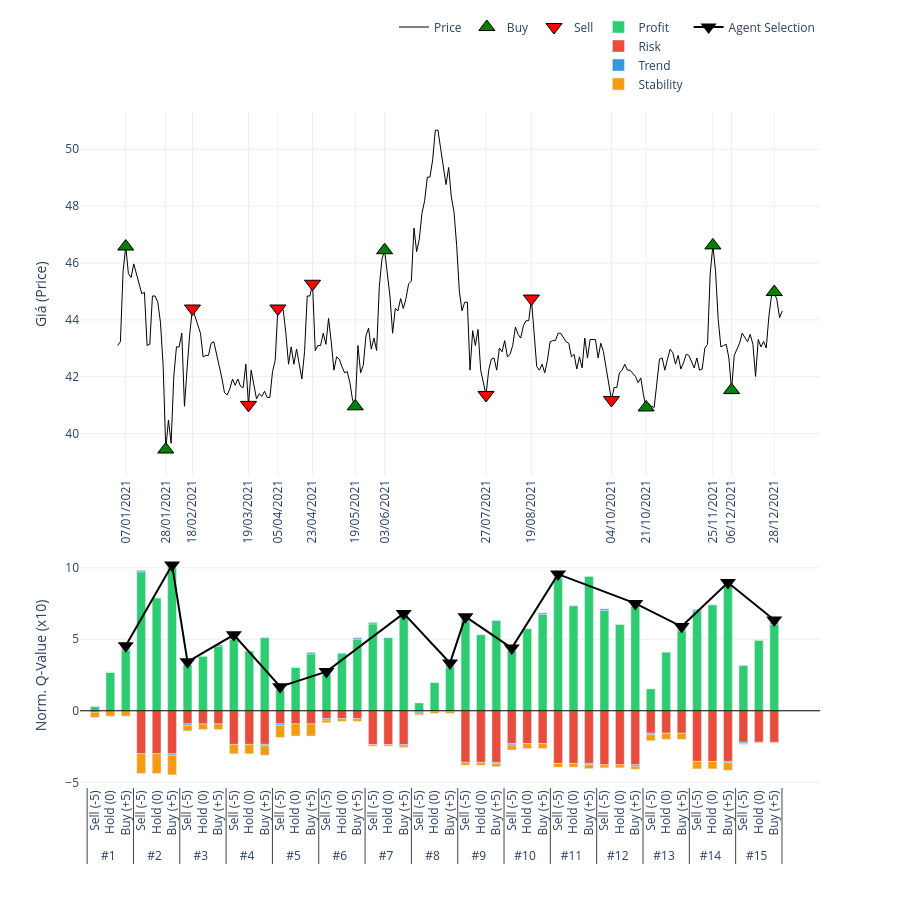

The notebook cell this image was saved under:
### Code cell
# 2. Gọi hàm vẽ (Truyền đúng tên biến vào)
plot_agent_reasoning_minimalist(
    ticker='VCB',                    # Tên mã cổ phiếu hiển thị trên tiêu đề
    df_price=df_processed_test_VCB,  # Dữ liệu giá
    actions=actions_VCB,             # Hành động thực tế
    q_history=q_values_history_VCB,      # Lịch sử Q-value (Input quan trọng)
    critical_indices=index_list_VCB,     # Danh sách các điểm cần vẽ
    scale=10                       # Thang đo hiển thị (để cột cao khoảng 50 đơn vị cho đẹp)
)

### Figure 1 — Plotly figure (JSON) as saved in the notebook; plotly's stock layout.template omitted (floating-point values rounded to 4 significant figures; data arrays with more than 128 entries replaced by an {"elided": "..."} marker saying what was removed)
{"data": [{"hoverinfo": "x+y", "line": {"color": "black", "width": 1}, "mode": "lines", "name": "Price", "type": "scatter", "x": {"elided": "250 str values"}, "xaxis": "x", "y": {"elided": "250 float values"}, "yaxis": "y"}, {"marker": {"color": "green", "line": {"color": "black", "width": 1}, "size": 14, "symbol": "triangle-up"}, "mode": "markers", "name": "Buy", "type": "scatter", "x": ["07/01/2021", "28/01/2021", "19/05/2021", "03/06/2021", "21/10/2021", "25/11/2021", "06/12/2021", "28/12/2021"], "xaxis": "x", "y": [46.58, 39.44, 40.96, 46.45, 40.92, 46.62, 41.53, 44.98], "yaxis": "y"}, {"marker": {"color": "red", "line": {"color": "black", "width": 1}, "size": 14, "symbol": "triangle-down"}, "mode": "markers", "name": "Sell", "type": "scatter", "x": ["18/02/2021", "19/03/2021", "05/04/2021", "23/04/2021", "27/07/2021", "19/08/2021", "04/10/2021"], "xaxis": "x", "y": [44.4, 41.01, 44.4, 45.27, 41.36, 44.75, 41.18], "yaxis": "y"}, {"marker": {"color": "#f1c40f", "line": {"color": "black", "width": 1}, "size": 10, "symbol": "circle"}, "mode": "markers", "name": "Hold", "type": "scatter", "x": [], "xaxis": "x", "y": [], "yaxis": "y"}, {"legendgroup": "comp", "marker": {"color": "#2ecc71"}, "name": "Profit", "type": "bar", "x": [["#1", "#1", "#1", "#2", "#2", "#2", "#3", "#3", "#3", "#4", "#4", "#4", "#5", "#5", "#5", "#6", "#6", "#6", "#7", "#7", "#7", "#8", "#8", "#8", "#9", "#9", "#9", "#10", "#10", "#10", "#11", "#11", "#11", "#12", "#12", "#12", "#13", "#13", "#13", "#14", "#14", "#14", "#15", "#15", "#15"], ["Sell (-5)", "Hold (0)", "Buy (+5)", "Sell (-5)", "Hold (0)", "Buy (+5)", "Sell (-5)", "Hold (0)", "Buy (+5)", "Sell (-5)", "Hold (0)", "Buy (+5)", "Sell (-5)", "Hold (0)", "Buy (+5)", "Sell (-5)", "Hold (0)", "Buy (+5)", "Sell (-5)", "Hold (0)", "Buy (+5)", "Sell (-5)", "Hold (0)", "Buy (+5)", "Sell (-5)", "Hold (0)", "Buy (+5)", "Sell (-5)", "Hold (0)", "Buy (+5)", "Sell (-5)", "Hold (0)", "Buy (+5)", "Sell (-5)", "Hold (0)", "Buy (+5)", "Sell (-5)", "Hold (0)", "Buy (+5)", "Sell (-5)", "Hold (0)", "Buy (+5)", "Sell (-5)", "Hold (0)", "Buy (+5)"]], "xaxis": "x2", "y": [0.3111, 2.702, 4.253, 9.721, 7.901, 10, 3.223, 3.824, 4.52, 5.016, 4.188, 5.111, 1.489, 3.041, 3.971, 2.54, 4.04, 5.006, 6.077, 5.121, 6.611, 0.5438, 1.978, 3.041, 6.284, 5.324, 6.304, 4.192, 5.747, 6.744, 9.258, 7.354, 9.391, 7.027, 6.044, 7.309, 1.532, 4.109, 5.593, 6.99, 7.418, 8.767, 3.166, 4.939, 6.044], "yaxis": "y2"}, {"legendgroup": "comp", "marker": {"color": "#e74c3c"}, "name": "Risk", "type": "bar", "x": [["#1", "#1", "#1", "#2", "#2", "#2", "#3", "#3", "#3", "#4", "#4", "#4", "#5", "#5", "#5", "#6", "#6", "#6", "#7", "#7", "#7", "#8", "#8", "#8", "#9", "#9", "#9", "#10", "#10", "#10", "#11", "#11", "#11", "#12", "#12", "#12", "#13", "#13", "#13", "#14", "#14", "#14", "#15", "#15", "#15"], ["Sell (-5)", "Hold (0)", "Buy (+5)", "Sell (-5)", "Hold (0)", "Buy (+5)", "Sell (-5)", "Hold (0)", "Buy (+5)", "Sell (-5)", "Hold (0)", "Buy (+5)", "Sell (-5)", "Hold (0)", "Buy (+5)", "Sell (-5)", "Hold (0)", "Buy (+5)", "Sell (-5)", "Hold (0)", "Buy (+5)", "Sell (-5)", "Hold (0)", "Buy (+5)", "Sell (-5)", "Hold (0)", "Buy (+5)", "Sell (-5)", "Hold (0)", "Buy (+5)", "Sell (-5)", "Hold (0)", "Buy (+5)", "Sell (-5)", "Hold (0)", "Buy (+5)", "Sell (-5)", "Hold (0)", "Buy (+5)", "Sell (-5)", "Hold (0)", "Buy (+5)", "Sell (-5)", "Hold (0)", "Buy (+5)"]], "xaxis": "x2", "y": [0, 0, 0, -3.01, -3.01, -3.01, -0.9191, -0.9191, -0.9191, -2.348, -2.348, -2.348, -0.9191, -0.9191, -0.9191, -0.5523, -0.5523, -0.5523, -2.369, -2.369, -2.369, -0.05481, -0.05481, -0.05481, -3.608, -3.608, -3.608, -2.294, -2.294, -2.294, -3.678, -3.678, -3.678, -3.779, -3.779, -3.779, -1.57, -1.57, -1.57, -3.542, -3.542, -3.542, -2.205, -2.205, -2.205], "yaxis": "y2"}, {"legendgroup": "comp", "marker": {"color": "#3498db"}, "name": "Trend", "type": "bar", "x": [["#1", "#1", "#1", "#2", "#2", "#2", "#3", "#3", "#3", "#4", "#4", "#4", "#5", "#5", "#5", "#6", "#6", "#6", "#7", "#7", "#7", "#8", "#8", "#8", "#9", "#9", "#9", "#10", "#10", "#10", "#11", "#11", "#11", "#12", "#12", "#12", "#13", "#13", "#13", "#14", "#14", "#14", "#15", "#15", "#15"], ["Sell (-5)", "Hold (0)", "Buy (+5)", "Sell (-5)", "Hold (0)", "Buy (+5)", "Sell (-5)", "Hold (0)", "Buy (+5)", "Sell (-5)", "Hold (0)", "Buy (+5)", "Sell (-5)", "Hold (0)", "Buy (+5)", "Sell (-5)", "Hold (0)", "Buy (+5)", "Sell (-5)", "Hold (0)", "Buy (+5)", "Sell (-5)", "Hold (0)", "Buy (+5)", "Sell (-5)", "Hold (0)", "Buy (+5)", "Sell (-5)", "Hold (0)", "Buy (+5)", "Sell (-5)", "Hold (0)", "Buy (+5)", "Sell (-5)", "Hold (0)", "Buy (+5)", "Sell (-5)", "Hold (0)", "Buy (+5)", "Sell (-5)", "Hold (0)", "Buy (+5)", "Sell (-5)", "Hold (0)", "Buy (+5)"]], "xaxis": "x2", "y": [-0.09819, 0, 0.09819, 0.09819, 0, -0.09819, -0.09819, 0, 0.09819, 0.09819, 0, -0.09819, -0.09819, 0, 0.09819, -0.09819, 0, 0.09819, 0.09819, 0, -0.09819, -0.09819, 0, 0.09819, 0.09819, 0, -0.09819, -0.09819, 0, 0.09819, 0.09819, 0, -0.09819, 0.09819, 0, -0.09819, -0.09819, 0, 0.09819, 0.09819, 0, -0.09819, -0.09819, 0, 0.09819], "yaxis": "y2"}, {"legendgroup": "comp", "marker": {"color": "#f39c12"}, "name": "Stability", "type": "bar", "x": [["#1", "#1", "#1", "#2", "#2", "#2", "#3", "#3", "#3", "#4", "#4", "#4", "#5", "#5", "#5", "#6", "#6", "#6", "#7", "#7", "#7", "#8", "#8", "#8", "#9", "#9", "#9", "#10", "#10", "#10", "#11", "#11", "#11", "#12", "#12", "#12", "#13", "#13", "#13", "#14", "#14", "#14", "#15", "#15", "#15"], ["Sell (-5)", "Hold (0)", "Buy (+5)", "Sell (-5)", "Hold (0)", "Buy (+5)", "Sell (-5)", "Hold (0)", "Buy (+5)", "Sell (-5)", "Hold (0)", "Buy (+5)", "Sell (-5)", "Hold (0)", "Buy (+5)", "Sell (-5)", "Hold (0)", "Buy (+5)", "Sell (-5)", "Hold (0)", "Buy (+5)", "Sell (-5)", "Hold (0)", "Buy (+5)", "Sell (-5)", "Hold (0)", "Buy (+5)", "Sell (-5)", "Hold (0)", "Buy (+5)", "Sell (-5)", "Hold (0)", "Buy (+5)", "Sell (-5)", "Hold (0)", "Buy (+5)", "Sell (-5)", "Hold (0)", "Buy (+5)", "Sell (-5)", "Hold (0)", "Buy (+5)", "Sell (-5)", "Hold (0)", "Buy (+5)"]], "xaxis": "x2", "y": [-0.3738, -0.3738, -0.3738, -1.371, -1.371, -1.371, -0.3925, -0.3925, -0.3925, -0.6617, -0.6617, -0.6617, -0.8442, -0.8442, -0.8442, -0.1883, -0.1883, -0.1883, -0.1049, -0.1049, -0.1049, -0.1319, -0.1319, -0.1319, -0.2021, -0.2021, -0.2021, -0.3484, -0.3484, -0.3484, -0.2681, -0.2681, -0.2681, -0.2089, -0.2089, -0.2089, -0.4305, -0.4305, -0.4305, -0.5202, -0.5202, -0.5202, -0.04814, -0.04814, -0.04814], "yaxis": "y2"}, {"marker": {"color": "black", "size": 14, "symbol": "triangle-down"}, "name": "Agent Selection", "showlegend": true, "type": "scatter", "x": [["#1", "#2", "#3", "#4", "#5", "#6", "#7", "#8", "#9", "#10", "#11", "#12", "#13", "#14", "#15"], ["Buy (+5)", "Buy (+5)", "Sell (-5)", "Sell (-5)", "Sell (-5)", "Sell (-5)", "Buy (+5)", "Buy (+5)", "Sell (-5)", "Sell (-5)", "Sell (-5)", "Buy (+5)", "Buy (+5)", "Buy (+5)", "Buy (+5)"]], "xaxis": "x2", "y": [4.551, 10.2, 3.423, 5.314, 1.689, 2.74, 6.811, 3.339, 6.582, 4.392, 9.556, 7.509, 5.891, 8.967, 6.342], "yaxis": "y2"}], "layout": {"bargap": 0.4, "bargroupgap": 0.05, "barmode": "relative", "height": 900, "legend": {"orientation": "h", "x": 1, "xanchor": "right", "y": 1.02, "yanchor": "bottom"}, "plot_bgcolor": "white", "shapes": [{"line": {"color": "black", "dash": "solid", "width": 1}, "type": "line", "x0": 0, "x1": 1, "xref": "x2 domain", "y0": 0, "y1": 0, "yref": "y2"}], "showlegend": true, "xaxis": {"anchor": "y", "domain": [0, 1], "gridcolor": "#eee", "rangeslider": {"visible": false}, "showgrid": true, "tickangle": -90, "tickmode": "array", "ticktext": ["07/01/2021", "28/01/2021", "18/02/2021", "19/03/2021", "05/04/2021", "23/04/2021", "19/05/2021", "03/06/2021", "27/07/2021", "19/08/2021", "04/10/2021", "21/10/2021", "25/11/2021", "06/12/2021", "28/12/2021"], "tickvals": ["07/01/2021", "28/01/2021", "18/02/2021", "19/03/2021", "05/04/2021", "23/04/2021", "19/05/2021", "03/06/2021", "27/07/2021", "19/08/2021", "04/10/2021", "21/10/2021", "25/11/2021", "06/12/2021", "28/12/2021"]}, "xaxis2": {"anchor": "y2", "domain": [0, 1], "showticklabels": true, "tickangle": -90, "title": {"text": ""}, "type": "multicategory"}, "yaxis": {"anchor": "x", "domain": [0.46, 1], "gridcolor": "#eee", "showgrid": true, "title": {"text": "Giá (Price)"}}, "yaxis2": {"anchor": "x2", "domain": [0, 0.36], "gridcolor": "#eee", "showgrid": true, "title": {"text": "Norm. Q-Value (x10)"}}}}
